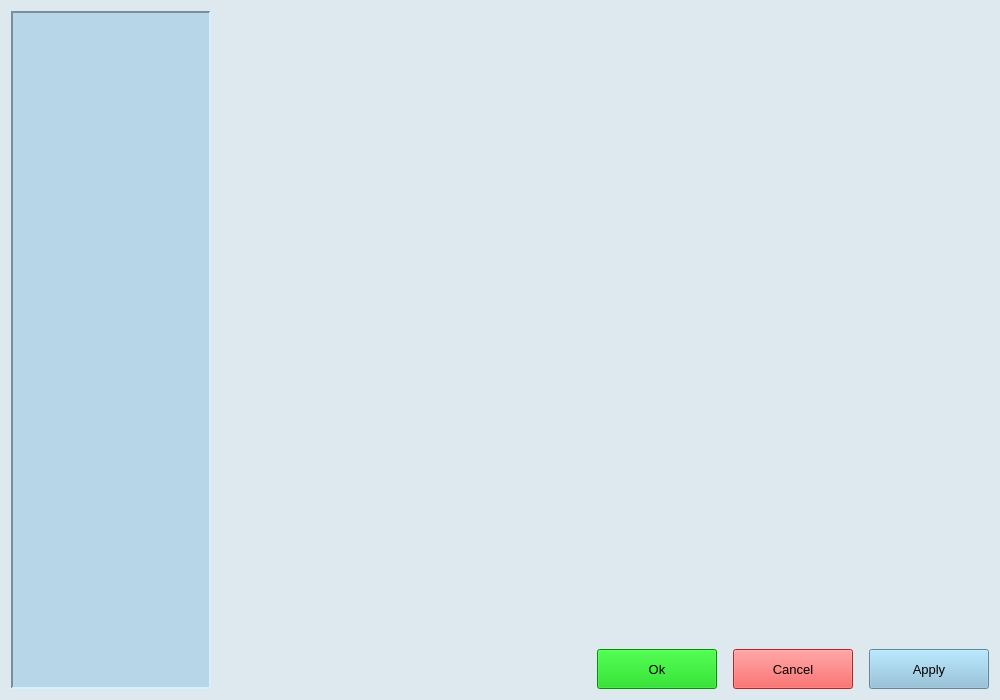
<?xml version="1.0" encoding="UTF-8"?>
<ui version="4.0">
 <class>Form</class>
 <widget class="QWidget" name="Form">
  <property name="geometry">
   <rect>
    <x>0</x>
    <y>0</y>
    <width>1000</width>
    <height>700</height>
   </rect>
  </property>
  <property name="sizePolicy">
   <sizepolicy hsizetype="Fixed" vsizetype="Fixed">
    <horstretch>0</horstretch>
    <verstretch>0</verstretch>
   </sizepolicy>
  </property>
  <property name="minimumSize">
   <size>
    <width>1000</width>
    <height>700</height>
   </size>
  </property>
  <property name="maximumSize">
   <size>
    <width>1000</width>
    <height>700</height>
   </size>
  </property>
  <property name="windowTitle">
   <string>Settings</string>
  </property>
  <property name="styleSheet">
   <string notr="true">background-color: rgb(221, 233, 238);</string>
  </property>
  <layout class="QGridLayout" name="gridLayout" columnstretch="0,1">
   <item row="0" column="1">
    <widget class="QStackedWidget" name="stackedWidget">
     <property name="currentIndex">
      <number>1</number>
     </property>
     <widget class="QWidget" name="page"/>
     <widget class="QWidget" name="page_2"/>
    </widget>
   </item>
   <item row="2" column="1">
    <layout class="QGridLayout" name="gridLayout_2">
     <item row="1" column="5">
      <widget class="QPushButton" name="applyBtn">
       <property name="minimumSize">
        <size>
         <width>120</width>
         <height>40</height>
        </size>
       </property>
       <property name="maximumSize">
        <size>
         <width>120</width>
         <height>40</height>
        </size>
       </property>
       <property name="font">
        <font>
         <pointsize>10</pointsize>
        </font>
       </property>
       <property name="styleSheet">
        <string notr="true">background-color: rgb(135, 189, 216);</string>
       </property>
       <property name="text">
        <string>Apply</string>
       </property>
      </widget>
     </item>
     <item row="1" column="1">
      <widget class="QPushButton" name="okBtn">
       <property name="minimumSize">
        <size>
         <width>120</width>
         <height>40</height>
        </size>
       </property>
       <property name="maximumSize">
        <size>
         <width>120</width>
         <height>40</height>
        </size>
       </property>
       <property name="font">
        <font>
         <pointsize>10</pointsize>
        </font>
       </property>
       <property name="styleSheet">
        <string notr="true">background-color: rgb(0, 204, 0);</string>
       </property>
       <property name="text">
        <string>Ok</string>
       </property>
      </widget>
     </item>
     <item row="1" column="0">
      <spacer name="horizontalSpacer">
       <property name="orientation">
        <enum>Qt::Horizontal</enum>
       </property>
       <property name="sizeHint" stdset="0">
        <size>
         <width>40</width>
         <height>20</height>
        </size>
       </property>
      </spacer>
     </item>
     <item row="1" column="2">
      <spacer name="horizontalSpacer_2">
       <property name="orientation">
        <enum>Qt::Horizontal</enum>
       </property>
       <property name="sizeType">
        <enum>QSizePolicy::Fixed</enum>
       </property>
       <property name="sizeHint" stdset="0">
        <size>
         <width>10</width>
         <height>20</height>
        </size>
       </property>
      </spacer>
     </item>
     <item row="1" column="3">
      <widget class="QPushButton" name="cancelBtn">
       <property name="minimumSize">
        <size>
         <width>120</width>
         <height>40</height>
        </size>
       </property>
       <property name="maximumSize">
        <size>
         <width>120</width>
         <height>40</height>
        </size>
       </property>
       <property name="font">
        <font>
         <pointsize>10</pointsize>
        </font>
       </property>
       <property name="styleSheet">
        <string notr="true">background-color: rgb(255, 51, 51);</string>
       </property>
       <property name="text">
        <string>Cancel</string>
       </property>
      </widget>
     </item>
     <item row="1" column="4">
      <spacer name="horizontalSpacer_3">
       <property name="orientation">
        <enum>Qt::Horizontal</enum>
       </property>
       <property name="sizeType">
        <enum>QSizePolicy::Fixed</enum>
       </property>
       <property name="sizeHint" stdset="0">
        <size>
         <width>10</width>
         <height>20</height>
        </size>
       </property>
      </spacer>
     </item>
    </layout>
   </item>
   <item row="0" column="0" rowspan="3">
    <widget class="QListWidget" name="listWidget">
     <property name="minimumSize">
      <size>
       <width>200</width>
       <height>0</height>
      </size>
     </property>
     <property name="font">
      <font>
       <pointsize>12</pointsize>
      </font>
     </property>
     <property name="styleSheet">
      <string notr="true">background-color: rgb(183, 215, 232);</string>
     </property>
     <property name="frameShape">
      <enum>QFrame::Panel</enum>
     </property>
     <property name="frameShadow">
      <enum>QFrame::Sunken</enum>
     </property>
     <property name="lineWidth">
      <number>2</number>
     </property>
     <property name="midLineWidth">
      <number>0</number>
     </property>
     <property name="sizeAdjustPolicy">
      <enum>QAbstractScrollArea::AdjustToContentsOnFirstShow</enum>
     </property>
     <property name="editTriggers">
      <set>QAbstractItemView::DoubleClicked|QAbstractItemView::EditKeyPressed|QAbstractItemView::SelectedClicked</set>
     </property>
     <property name="iconSize">
      <size>
       <width>0</width>
       <height>0</height>
      </size>
     </property>
     <property name="resizeMode">
      <enum>QListView::Fixed</enum>
     </property>
     <property name="spacing">
      <number>5</number>
     </property>
     <property name="gridSize">
      <size>
       <width>0</width>
       <height>35</height>
      </size>
     </property>
     <property name="viewMode">
      <enum>QListView::ListMode</enum>
     </property>
    </widget>
   </item>
  </layout>
 </widget>
 <resources/>
 <connections/>
</ui>
